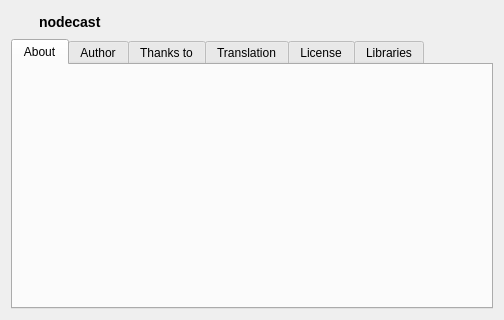
<?xml version="1.0" encoding="UTF-8"?>
<ui version="4.0">
 <author>Christophe Dumez</author>
 <class>AboutDlg</class>
 <widget class="QDialog" name="AboutDlg">
  <property name="geometry">
   <rect>
    <x>0</x>
    <y>0</y>
    <width>504</width>
    <height>320</height>
   </rect>
  </property>
  <property name="minimumSize">
   <size>
    <width>504</width>
    <height>320</height>
   </size>
  </property>
  <property name="windowTitle">
   <string>About nodecast</string>
  </property>
  <layout class="QVBoxLayout">
   <item>
    <layout class="QHBoxLayout">
     <item>
      <widget class="QLabel" name="logo">
       <property name="minimumSize">
        <size>
         <width>22</width>
         <height>22</height>
        </size>
       </property>
       <property name="maximumSize">
        <size>
         <width>22</width>
         <height>22</height>
        </size>
       </property>
       <property name="text">
        <string/>
       </property>
      </widget>
     </item>
     <item>
      <widget class="QLabel" name="lb_name">
       <property name="sizePolicy">
        <sizepolicy hsizetype="Fixed" vsizetype="Fixed">
         <horstretch>0</horstretch>
         <verstretch>0</verstretch>
        </sizepolicy>
       </property>
       <property name="text">
        <string notr="true">&lt;html&gt;&lt;head/&gt;&lt;body&gt;&lt;p&gt;&lt;span style=&quot; font-size:large; font-weight:600;&quot;&gt;nodecast&lt;/span&gt;&lt;/p&gt;&lt;/body&gt;&lt;/html&gt;</string>
       </property>
       <property name="textFormat">
        <enum>Qt::RichText</enum>
       </property>
      </widget>
     </item>
     <item>
      <spacer>
       <property name="orientation">
        <enum>Qt::Horizontal</enum>
       </property>
       <property name="sizeHint" stdset="0">
        <size>
         <width>40</width>
         <height>20</height>
        </size>
       </property>
      </spacer>
     </item>
    </layout>
   </item>
   <item>
    <widget class="QTabWidget" name="tw_tabs">
     <property name="currentIndex">
      <number>0</number>
     </property>
     <widget class="QWidget" name="tab6">
      <attribute name="title">
       <string>About</string>
      </attribute>
      <layout class="QGridLayout" name="gridLayout_2">
       <item row="0" column="0">
        <widget class="QLabel" name="mascot_lbl">
         <property name="text">
          <string/>
         </property>
         <property name="pixmap">
          <pixmap resource="nodecast.qrc">:/img/logo/nodecast_logo.jpg</pixmap>
         </property>
         <property name="scaledContents">
          <bool>true</bool>
         </property>
        </widget>
       </item>
       <item row="0" column="1">
        <widget class="QLabel" name="lb_about">
         <property name="sizePolicy">
          <sizepolicy hsizetype="Expanding" vsizetype="Expanding">
           <horstretch>0</horstretch>
           <verstretch>0</verstretch>
          </sizepolicy>
         </property>
         <property name="text">
          <string/>
         </property>
         <property name="textFormat">
          <enum>Qt::RichText</enum>
         </property>
         <property name="scaledContents">
          <bool>true</bool>
         </property>
         <property name="alignment">
          <set>Qt::AlignCenter</set>
         </property>
         <property name="wordWrap">
          <bool>true</bool>
         </property>
         <property name="openExternalLinks">
          <bool>true</bool>
         </property>
        </widget>
       </item>
      </layout>
     </widget>
     <widget class="QWidget" name="tab5">
      <attribute name="title">
       <string>Author</string>
      </attribute>
      <layout class="QVBoxLayout">
       <property name="spacing">
        <number>6</number>
       </property>
       <item>
        <widget class="QFrame" name="te_authors">
         <layout class="QGridLayout" name="gridLayout">
          <property name="leftMargin">
           <number>0</number>
          </property>
          <property name="topMargin">
           <number>0</number>
          </property>
          <property name="rightMargin">
           <number>0</number>
          </property>
          <property name="bottomMargin">
           <number>0</number>
          </property>
          <property name="horizontalSpacing">
           <number>0</number>
          </property>
          <property name="verticalSpacing">
           <number>6</number>
          </property>
          <item row="2" column="0">
           <spacer name="verticalSpacer">
            <property name="orientation">
             <enum>Qt::Vertical</enum>
            </property>
            <property name="sizeHint" stdset="0">
             <size>
              <width>20</width>
              <height>40</height>
             </size>
            </property>
           </spacer>
          </item>
          <item row="4" column="0" colspan="2">
           <widget class="QFrame" name="frame">
            <property name="frameShape">
             <enum>QFrame::NoFrame</enum>
            </property>
            <property name="lineWidth">
             <number>0</number>
            </property>
            <layout class="QGridLayout" name="gridLayout_5">
             <item row="0" column="2">
              <spacer name="horizontalSpacer">
               <property name="orientation">
                <enum>Qt::Horizontal</enum>
               </property>
               <property name="sizeHint" stdset="0">
                <size>
                 <width>40</width>
                 <height>20</height>
                </size>
               </property>
              </spacer>
             </item>
             <item row="2" column="1">
              <widget class="QLabel" name="label_7">
               <property name="text">
                <string>France</string>
               </property>
              </widget>
             </item>
             <item row="0" column="1">
              <widget class="QLabel" name="label_2">
               <property name="text">
                <string notr="true">Mylène Bressan</string>
               </property>
              </widget>
             </item>
             <item row="4" column="1">
              <widget class="QLabel" name="label_6">
               <property name="text">
                <string notr="true">mylene@mylenebressan.fr</string>
               </property>
              </widget>
             </item>
             <item row="0" column="0">
              <widget class="QLabel" name="label_3">
               <property name="sizePolicy">
                <sizepolicy hsizetype="Minimum" vsizetype="Preferred">
                 <horstretch>0</horstretch>
                 <verstretch>0</verstretch>
                </sizepolicy>
               </property>
               <property name="font">
                <font>
                 <underline>true</underline>
                </font>
               </property>
               <property name="text">
                <string>Name:</string>
               </property>
              </widget>
             </item>
             <item row="4" column="0">
              <widget class="QLabel" name="label_5">
               <property name="font">
                <font>
                 <underline>true</underline>
                </font>
               </property>
               <property name="text">
                <string>E-mail:</string>
               </property>
              </widget>
             </item>
             <item row="2" column="0">
              <widget class="QLabel" name="label_4">
               <property name="font">
                <font>
                 <underline>true</underline>
                </font>
               </property>
               <property name="text">
                <string>Country:</string>
               </property>
              </widget>
             </item>
            </layout>
           </widget>
          </item>
          <item row="1" column="0">
           <widget class="QFrame" name="frame_2">
            <property name="frameShape">
             <enum>QFrame::NoFrame</enum>
            </property>
            <property name="frameShadow">
             <enum>QFrame::Plain</enum>
            </property>
            <property name="lineWidth">
             <number>0</number>
            </property>
            <layout class="QGridLayout" name="gridLayout_4">
             <item row="2" column="1">
              <widget class="QLabel" name="label_18">
               <property name="text">
                <string>France</string>
               </property>
              </widget>
             </item>
             <item row="3" column="1">
              <widget class="QLabel" name="label_19">
               <property name="text">
                <string notr="true">fred@pcode.io</string>
               </property>
              </widget>
             </item>
             <item row="2" column="0">
              <widget class="QLabel" name="label_15">
               <property name="font">
                <font>
                 <underline>true</underline>
                </font>
               </property>
               <property name="text">
                <string>Country:</string>
               </property>
              </widget>
             </item>
             <item row="0" column="0">
              <widget class="QLabel" name="label_14">
               <property name="font">
                <font>
                 <underline>true</underline>
                </font>
               </property>
               <property name="text">
                <string>Name:</string>
               </property>
              </widget>
             </item>
             <item row="0" column="1">
              <widget class="QLabel" name="label_17">
               <property name="text">
                <string notr="true">Frédéric Logier</string>
               </property>
              </widget>
             </item>
             <item row="3" column="0">
              <widget class="QLabel" name="label_16">
               <property name="font">
                <font>
                 <underline>true</underline>
                </font>
               </property>
               <property name="text">
                <string>E-mail:</string>
               </property>
              </widget>
             </item>
             <item row="0" column="2">
              <spacer name="horizontalSpacer_2">
               <property name="orientation">
                <enum>Qt::Horizontal</enum>
               </property>
               <property name="sizeHint" stdset="0">
                <size>
                 <width>40</width>
                 <height>20</height>
                </size>
               </property>
              </spacer>
             </item>
            </layout>
           </widget>
          </item>
          <item row="0" column="0">
           <widget class="QLabel" name="label_21">
            <property name="font">
             <font>
              <weight>75</weight>
              <bold>true</bold>
             </font>
            </property>
            <property name="text">
             <string>Current maintainer</string>
            </property>
           </widget>
          </item>
          <item row="3" column="0">
           <widget class="QLabel" name="label_20">
            <property name="font">
             <font>
              <weight>75</weight>
              <bold>true</bold>
             </font>
            </property>
            <property name="text">
             <string>Logo</string>
            </property>
           </widget>
          </item>
         </layout>
        </widget>
       </item>
      </layout>
     </widget>
     <widget class="QWidget" name="tab4">
      <attribute name="title">
       <string>Thanks to</string>
      </attribute>
      <layout class="QVBoxLayout">
       <property name="spacing">
        <number>6</number>
       </property>
       <item>
        <widget class="QTextBrowser" name="te_thanks"/>
       </item>
      </layout>
     </widget>
     <widget class="QWidget" name="tab3">
      <attribute name="title">
       <string>Translation</string>
      </attribute>
      <layout class="QVBoxLayout">
       <property name="spacing">
        <number>6</number>
       </property>
       <item>
        <widget class="QTextBrowser" name="te_translation">
         <property name="lineWrapMode">
          <enum>QTextEdit::NoWrap</enum>
         </property>
        </widget>
       </item>
      </layout>
     </widget>
     <widget class="QWidget" name="tab2">
      <attribute name="title">
       <string>License</string>
      </attribute>
      <layout class="QVBoxLayout">
       <property name="spacing">
        <number>6</number>
       </property>
       <item>
        <widget class="QTextBrowser" name="te_license"/>
       </item>
      </layout>
     </widget>
     <widget class="QWidget" name="tab1">
      <attribute name="title">
       <string>Libraries</string>
      </attribute>
      <layout class="QVBoxLayout" name="verticalLayout">
       <item>
        <widget class="QLabel" name="label">
         <property name="sizePolicy">
          <sizepolicy hsizetype="Preferred" vsizetype="Maximum">
           <horstretch>0</horstretch>
           <verstretch>0</verstretch>
          </sizepolicy>
         </property>
         <property name="text">
          <string>This version of nodecast was built against the following libraries:</string>
         </property>
         <property name="wordWrap">
          <bool>true</bool>
         </property>
        </widget>
       </item>
       <item>
        <widget class="Line" name="line">
         <property name="orientation">
          <enum>Qt::Horizontal</enum>
         </property>
        </widget>
       </item>
       <item>
        <layout class="QGridLayout" name="gridLayout_3">
         <item row="0" column="0">
          <widget class="QLabel" name="label_8">
           <property name="text">
            <string notr="true">Qt:</string>
           </property>
           <property name="alignment">
            <set>Qt::AlignRight|Qt::AlignTrailing|Qt::AlignVCenter</set>
           </property>
          </widget>
         </item>
         <item row="2" column="0">
          <widget class="QLabel" name="label_10">
           <property name="text">
            <string notr="true">Boost:</string>
           </property>
           <property name="alignment">
            <set>Qt::AlignRight|Qt::AlignTrailing|Qt::AlignVCenter</set>
           </property>
          </widget>
         </item>
         <item row="0" column="1">
          <widget class="QLabel" name="label_11">
           <property name="text">
            <string/>
           </property>
          </widget>
         </item>
         <item row="2" column="1">
          <widget class="QLabel" name="label_13">
           <property name="text">
            <string/>
           </property>
          </widget>
         </item>
         <item row="1" column="1">
          <widget class="QLabel" name="label_12">
           <property name="text">
            <string/>
           </property>
          </widget>
         </item>
         <item row="1" column="0">
          <widget class="QLabel" name="label_9">
           <property name="text">
            <string notr="true">Libtorrent:</string>
           </property>
           <property name="alignment">
            <set>Qt::AlignRight|Qt::AlignTrailing|Qt::AlignVCenter</set>
           </property>
          </widget>
         </item>
        </layout>
       </item>
       <item>
        <widget class="Line" name="line_2">
         <property name="orientation">
          <enum>Qt::Horizontal</enum>
         </property>
        </widget>
       </item>
       <item>
        <spacer name="verticalSpacer_2">
         <property name="orientation">
          <enum>Qt::Vertical</enum>
         </property>
         <property name="sizeType">
          <enum>QSizePolicy::Expanding</enum>
         </property>
         <property name="sizeHint" stdset="0">
          <size>
           <width>0</width>
           <height>0</height>
          </size>
         </property>
        </spacer>
       </item>
      </layout>
     </widget>
    </widget>
   </item>
  </layout>
 </widget>
 <layoutdefault spacing="6" margin="11"/>
 <resources>
  <include location="nodecast.qrc"/>
 </resources>
 <connections/>
</ui>
